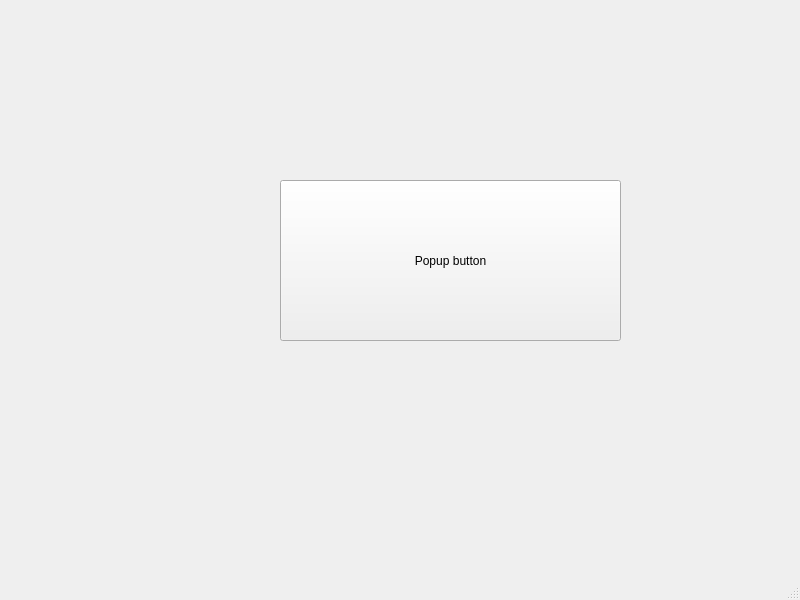
<?xml version="1.0" encoding="UTF-8"?>
<ui version="4.0">
 <class>MainWindow</class>
 <widget class="QMainWindow" name="MainWindow">
  <property name="geometry">
   <rect>
    <x>0</x>
    <y>0</y>
    <width>800</width>
    <height>600</height>
   </rect>
  </property>
  <property name="windowTitle">
   <string>MainWindow</string>
  </property>
  <widget class="QWidget" name="centralwidget">
   <widget class="QPushButton" name="button">
    <property name="geometry">
     <rect>
      <x>280</x>
      <y>180</y>
      <width>341</width>
      <height>161</height>
     </rect>
    </property>
    <property name="text">
     <string>Popup button</string>
    </property>
   </widget>
  </widget>
  <widget class="QMenuBar" name="menubar">
   <property name="geometry">
    <rect>
     <x>0</x>
     <y>0</y>
     <width>800</width>
     <height>31</height>
    </rect>
   </property>
  </widget>
  <widget class="QStatusBar" name="statusbar"/>
 </widget>
 <resources/>
 <connections/>
</ui>
